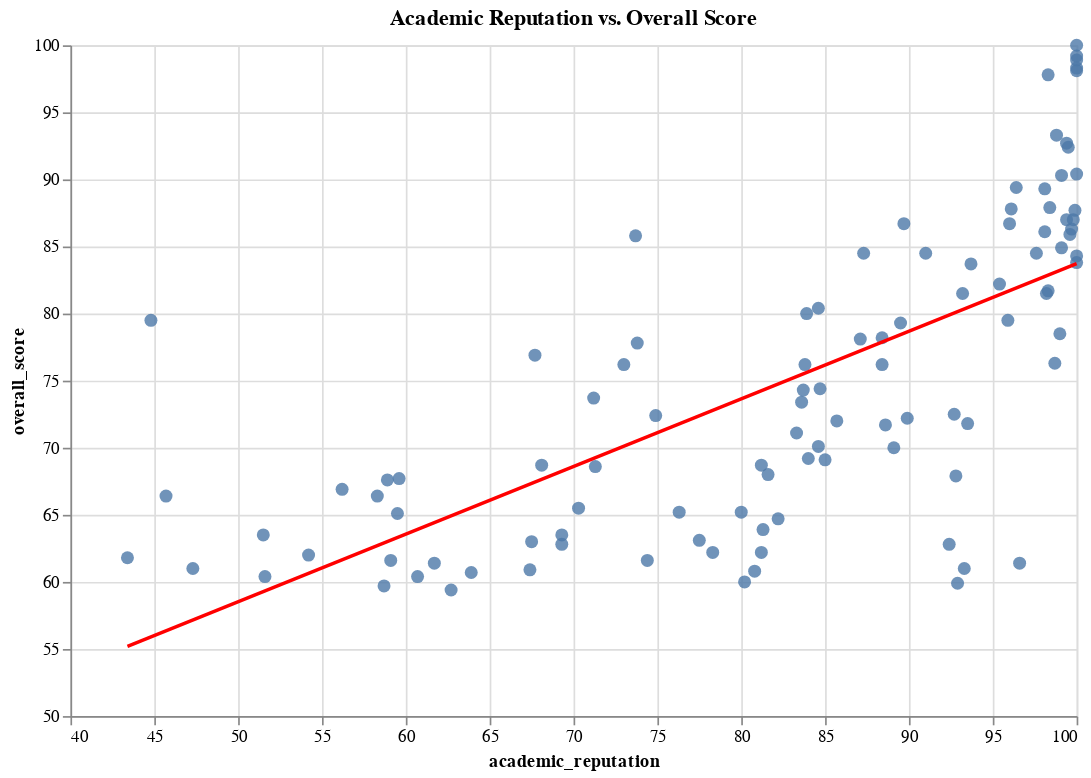

The code cell stored with this chart in its notebook:
### Code cell
import altair as alt
scatter_plot = alt.Chart(df_universities).mark_circle(size=60, opacity=0.8).encode(
    x=alt.X('academic_reputation:Q', scale=alt.Scale(domain=(40, 100))),
    y=alt.Y('overall_score:Q', scale=alt.Scale(domain=(50, 100))),
    tooltip=['university', 'academic_reputation', 'overall_score']
).properties(
    title='Academic Reputation vs. Overall Score',
    width=600,
    height=400
)
regression_line = scatter_plot.transform_regression(
    "academic_reputation", "overall_score", method="linear"
).mark_line(color='red')
scatter_plot + regression_line
